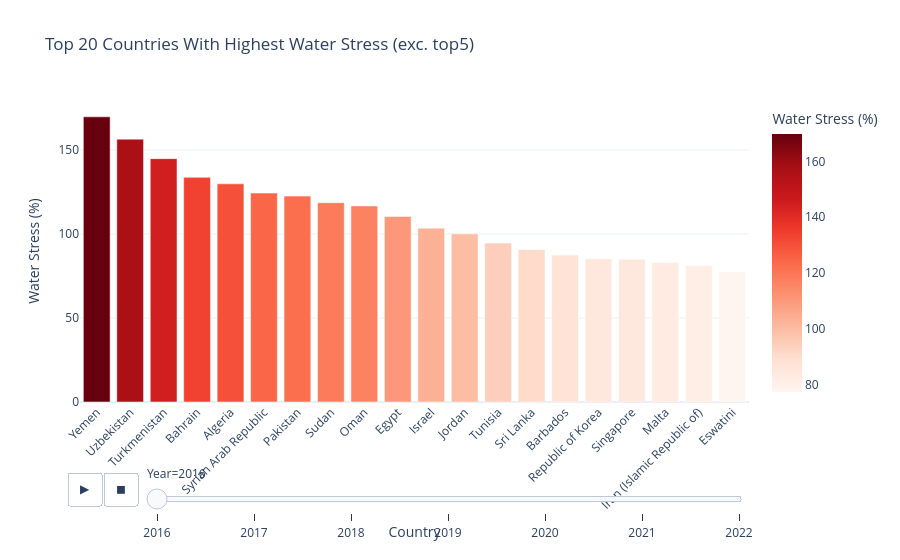

The notebook cell saved with this chart:
### Code cell
# visualisation 3: top 20 countries with highest water stress (excluding Kuwait, UAE, Saudi Arabia, Libya, Qatar)
excluded_countries_out = ['World', 'Europe', 'Asia', 'High-income countries', 'Low-income countries','European Union (27)', 
                      'Least Developed Countries', 'Western Asia', 'Sub-Saharan Africa', 'Southern Asia', 'South-eastern Asia',
                      'Oceania', 'Oceania (excluding Australia and New Zealand)', 'Northern Africa','Northern Africa and Western Asia', 'Northern America', 'Latin America and the Caribbean',
                      'Land Locked Developing Countries', 'Europe and Northern America', 'Eastern Asia', 'Eastern and South-Eastern Asia', 
                      'Central Asia','Central and Southern Asia', 'Kuwait', 'United Arab Emirates', 'Saudi Arabia', 'Libya', 'Qatar'] 

global_stress_out = water_stress_global[~water_stress_global['Area'].isin(excluded_countries_out)].copy()

highest_stress_out = (global_stress_out.groupby('Year', group_keys=False).apply(lambda x: x.nlargest(20, 'Value')))
fig = px.bar(
    highest_stress_out,
    x='Area',
    y='Value',
    color='Value',
    color_continuous_scale='Reds',
    animation_frame='Year',
    range_y=[0, highest_stress_out['Value'].max() + 10],
    title='Top 20 Countries With Highest Water Stress (exc. top5)',
    labels={'Value': 'Water Stress (%)', 'Area': 'Country'}
)

fig.update_layout(
    template='plotly_white',
    xaxis_tickangle=-45,
    height=700,
    transition={'duration': 500}
)

fig.write_html("docs/data/visual_charts_graphs/top_20_water_stress_excluding.html")
fig.show()

### Figure 1 — Plotly figure (JSON) as saved in the notebook; plotly's stock layout.template omitted (floating-point values rounded to 4 significant figures)
{"data": [{"alignmentgroup": "True", "hovertemplate": "Year=2016<br>Country=%{x}<br>Water Stress (%)=%{marker.color}<extra></extra>", "legendgroup": "", "marker": {"color": [169.8, 156.4, 144.9, 133.7, 129.9, 124.4, 122.6, 118.7, 116.7, 110.5, 103.4, 100.1, 94.61, 90.79, 87.5, 85.22, 84.97, 82.97, 81.29, 77.56], "coloraxis": "coloraxis", "pattern": {"shape": ""}}, "name": "", "offsetgroup": "", "orientation": "v", "showlegend": false, "textposition": "auto", "type": "bar", "x": ["Yemen", "Uzbekistan", "Turkmenistan", "Bahrain", "Algeria", "Syrian Arab Republic", "Pakistan", "Sudan", "Oman", "Egypt", "Israel", "Jordan", "Tunisia", "Sri Lanka", "Barbados", "Republic of Korea", "Singapore", "Malta", "Iran (Islamic Republic of)", "Eswatini"], "xaxis": "x", "y": [169.8, 156.4, 144.9, 133.7, 129.9, 124.4, 122.6, 118.7, 116.7, 110.5, 103.4, 100.1, 94.61, 90.79, 87.5, 85.22, 84.97, 82.97, 81.29, 77.56], "yaxis": "y"}], "layout": {"autosize": true, "barmode": "relative", "coloraxis": {"colorbar": {"title": {"text": "Water Stress (%)"}}, "colorscale": [[0, "rgb(255,245,240)"], [0.125, "rgb(254,224,210)"], [0.25, "rgb(252,187,161)"], [0.375, "rgb(252,146,114)"], [0.5, "rgb(251,106,74)"], [0.625, "rgb(239,59,44)"], [0.75, "rgb(203,24,29)"], [0.875, "rgb(165,15,21)"], [1, "rgb(103,0,13)"]]}, "legend": {"tracegroupgap": 0}, "sliders": [{"active": 0, "currentvalue": {"prefix": "Year="}, "len": 0.9, "pad": {"b": 10, "t": 60}, "steps": [{"args": [["2016"], {"frame": {"duration": 0, "redraw": true}, "fromcurrent": true, "mode": "immediate", "transition": {"duration": 0, "easing": "linear"}}], "label": "2016", "method": "animate"}, {"args": [["2017"], {"frame": {"duration": 0, "redraw": true}, "fromcurrent": true, "mode": "immediate", "transition": {"duration": 0, "easing": "linear"}}], "label": "2017", "method": "animate"}, {"args": [["2018"], {"frame": {"duration": 0, "redraw": true}, "fromcurrent": true, "mode": "immediate", "transition": {"duration": 0, "easing": "linear"}}], "label": "2018", "method": "animate"}, {"args": [["2019"], {"frame": {"duration": 0, "redraw": true}, "fromcurrent": true, "mode": "immediate", "transition": {"duration": 0, "easing": "linear"}}], "label": "2019", "method": "animate"}, {"args": [["2020"], {"frame": {"duration": 0, "redraw": true}, "fromcurrent": true, "mode": "immediate", "transition": {"duration": 0, "easing": "linear"}}], "label": "2020", "method": "animate"}, {"args": [["2021"], {"frame": {"duration": 0, "redraw": true}, "fromcurrent": true, "mode": "immediate", "transition": {"duration": 0, "easing": "linear"}}], "label": "2021", "method": "animate"}, {"args": [["2022"], {"frame": {"duration": 0, "redraw": true}, "fromcurrent": true, "mode": "immediate", "transition": {"duration": 0, "easing": "linear"}}], "label": "2022", "method": "animate"}], "x": 0.1, "xanchor": "left", "y": 0, "yanchor": "top"}], "title": {"text": "Top 20 Countries With Highest Water Stress (exc. top5)"}, "transition": {"duration": 500}, "updatemenus": [{"buttons": [{"args": [null, {"frame": {"duration": 500, "redraw": true}, "fromcurrent": true, "mode": "immediate", "transition": {"duration": 500, "easing": "linear"}}], "label": "&#9654;", "method": "animate"}, {"args": [[null], {"frame": {"duration": 0, "redraw": true}, "fromcurrent": true, "mode": "immediate", "transition": {"duration": 0, "easing": "linear"}}], "label": "&#9724;", "method": "animate"}], "direction": "left", "pad": {"r": 10, "t": 70}, "showactive": false, "type": "buttons", "x": 0.1, "xanchor": "right", "y": 0, "yanchor": "top"}], "xaxis": {"anchor": "y", "autorange": true, "domain": [0, 1], "range": [-0.5, 19.5], "tickangle": -45, "title": {"text": "Country"}, "type": "category"}, "yaxis": {"anchor": "x", "domain": [0, 1], "range": [0, 179.8], "title": {"text": "Water Stress (%)"}, "type": "linear"}}}
